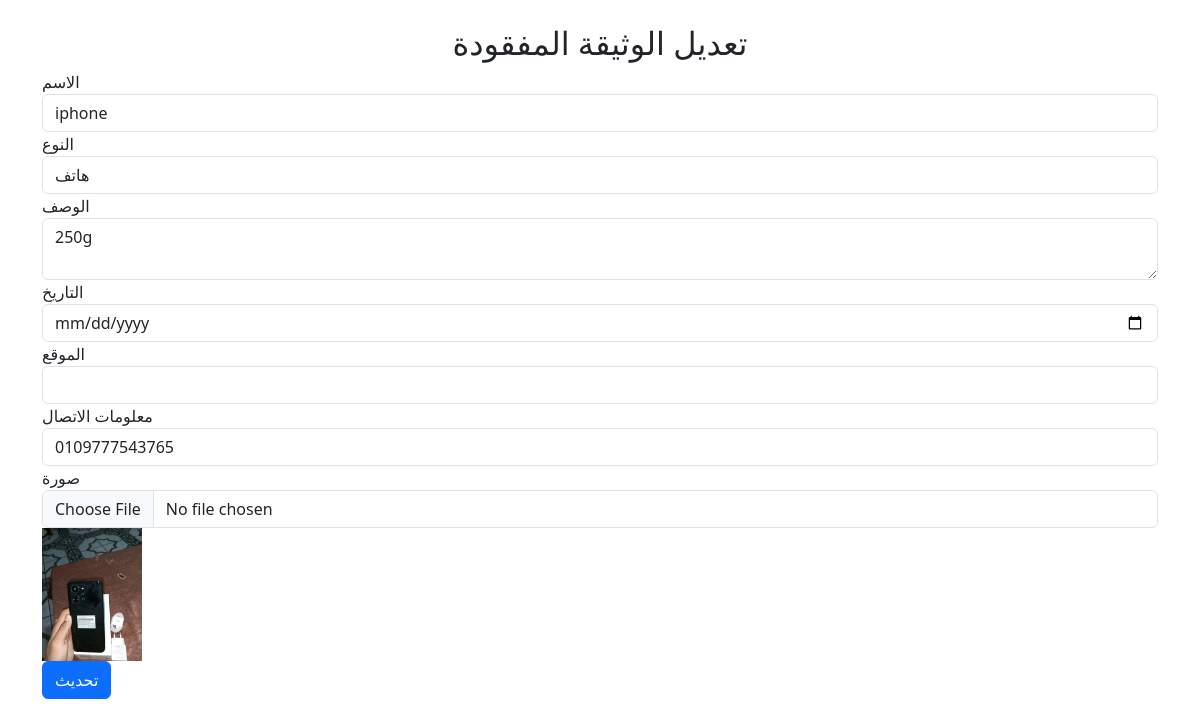
The app's page /update_lost_others.php?id=8000 (signed in) with its own data.
### tables this page shows
CREATE TABLE `lost_others` (
  `id` int(11) NOT NULL,
  `name` varchar(100) NOT NULL,
  `other_type` varchar(100) NOT NULL,
  `description` text NOT NULL,
  `date` date NOT NULL,
  `location` varchar(100) DEFAULT NULL,
  `contact` varchar(255) NOT NULL,
  `image` varchar(255) NOT NULL,
  `user_id` int(11) DEFAULT NULL
);

### update_lost_others.php (the view, shortened to what this page needs)
<?php
include('config.php');
if (isset($_GET['id'])) {
    $id = $_GET['id'];
    $result = mysqli_query($con, "SELECT * FROM lost_others WHERE id='$id'");
    $row = mysqli_fetch_array($result);
} else {
    header("Location: view_lost_others.php");
    exit;
}
?>
<!DOCTYPE html>
<html lang="ar">
<head>
    <link rel="stylesheet" href="bootstrap/css/bootstrap.min.css">
</head>
<body>
    <div class="container">
        <h2 class="text-center mt-4">تعديل الوثيقة المفقودة</h2>
        <form action="" method="post" enctype="multipart/form-data">
            <div class="form-group">
                <label for="name">الاسم</label>
                <input type="text" name="name" class="form-control" value="<?php echo $row['name']; ?>" required>
            </div>
            <div class="form-group">
                <label for="other_type">النوع</label>
                <input type="text" name="other_type" class="form-control" value="<?php echo $row['other_type']; ?>" required>
            </div>
            <div class="form-group">
                <label for="description">الوصف</label>
                <textarea name="description" class="form-control" required><?php echo $row['description']; ?></textarea>
            </div>
            <div class="form-group">
                <label for="date">التاريخ</label>
                <input type="date" name="date_lost" class="form-control" value="<?php echo $row['date_lost']; ?>" required>
            </div>
            <div class="form-group">
                <label for="location_lost">الموقع</label>
                <input type="text" name="location_lost" class="form-control" value="<?php echo $row['location_lost']; ?>" required>
            </div>
            <div class="form-group">
                <label for="contact">معلومات الاتصال</label>
                <input type="text" name="contact" class="form-control" value="<?php echo $row['contact']; ?>" required>
            </div>
            <div class="form-group">
                <label for="image">صورة</label>
                <input type="file" name="image" class="form-control">
                <img src="<?php echo $row['image']; ?>" width="100" alt="Document Image">
            </div>
            <button type="submit" name="update" class="btn btn-primary btn-block">تحديث</button>
        </form>
    </div>
</body>
</html>

### records on screen
lost_others: name "iphone", other_type "هاتف", description "250g", contact "0109777543765", image (picture)
